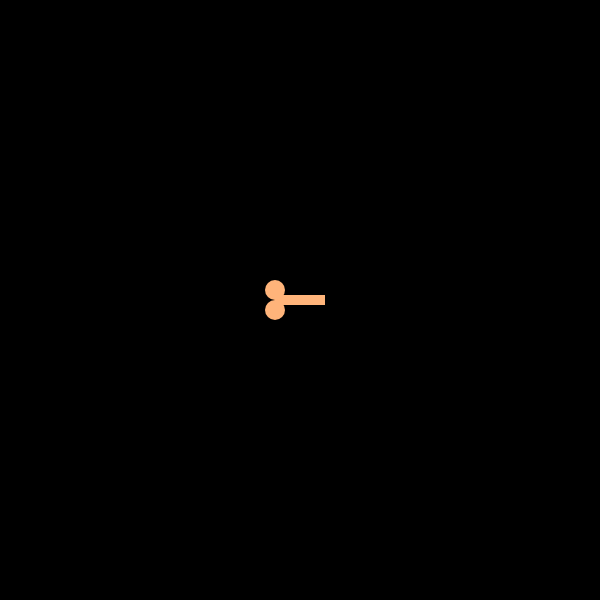
Frame 1 (no input)
Frame 60 (no input): identical to frame 1, image omitted
Frame 120 (the mouse pressed at the canvas centre since frame 60): identical to frame 1, image omitted

The p5.js sketch that drew this single still picture (run headless with seeded random() and noise() and a simulated clock; from frame 60 on, the mouse is pressed at the canvas centre):

// p5.js sketch
// ── sketch.js
let penis;
let sperm = [];
function setup() {
  createCanvas(600, 600);
  penis = new Penis();
}

function draw() {
  frameRate(60);
  background(0);
  penis.show();
  penis.turn(0.1);
  penis.move();
  //frameRate(10);
  
  fill(255);
  let offset = p5.Vector.fromAngle(penis.angle);
  let tip = createVector();
  tip.x = penis.pos.x + offset.x * penis.w/2;
  tip.y = penis.pos.y + offset.y * penis.w/2;
  if(keyIsDown(32)){
    sperm.push(new Sperm(tip, penis.angle));
  }
  print(frameCount)
  for(let i = 0; i < sperm.length; i++){
    sperm[i].update();
    sperm[i].show();
    
    if(sperm[i].pos.x > width || sperm[i].pos.x < 0 || sperm[i].pos.y > height || sperm[i].pos.y < 0){
      sperm.splice(i, 1);
    }
  }
  
  
}



// ── penis.js
class Penis {
  constructor(){
    this.pos = createVector(width/2, height/2);
    this.vel = createVector(0, 0);
    //temp
    this.w = 50;
    this.h = 10;
    this.angle = 0;//-PI/2;
  }
  
  
  show(){
    //stroke(255);
    noStroke();
    //noFill();
    fill(255, 180, 122);
    push();
    translate(this.pos.x, this.pos.y);
    rotate(this.angle);
    rectMode(CENTER);
    rect(0, 0, this.w, this.h);
    ellipse(-this.w/2, this.h/2 + 5, 20, 20);
    ellipse(-this.w/2, -this.h/2 - 5, 20, 20);
    pop();
  }
  
  turn(angle){
    if(keyIsDown(RIGHT_ARROW)){
      penis.angle += angle;
    } else if(keyIsDown(LEFT_ARROW)){
      penis.angle += -angle;
    }
  }
  
  move(){
    let force = p5.Vector.fromAngle(this.angle);
    force.mult(0.1)
    if(keyIsDown(UP_ARROW)){
      this.vel.add(force);
    }
    if(this.vel.mag() > 10){
      this.vel.setMag(10);
    }
    
    // let speed = createVector();
    // speed.x = this.vel.x * deltaTime * 0.01;
    // speed.y = this.vel.y * deltaTime * 0.01;
    this.pos.add(this.vel.mult(0.99));
    
    if(this.pos.x > width){
      this.pos.x = 0; 
    }
    if(this.pos.x < 0){
      this.pos.x = width;
    }
    if(this.pos.y > height){
      this.pos.y = 0;
    }
    if(this.pos.y < 0){
      this.pos.y = height;
    }
  }
  
  
}

// ── sperm.js
class Sperm{
  constructor(spos, angle){
    this.pos = createVector(spos.x, spos.y);
    this.angle = angle;
    this.vel = p5.Vector.fromAngle(angle);
    this.vel.mult(5);
  }
  
  show(){
    fill(255);
    noStroke();
    ellipse(this.pos.x, this.pos.y, 10, 10);
  }
  update(){
    this.pos.add(this.vel); 

  }
}
